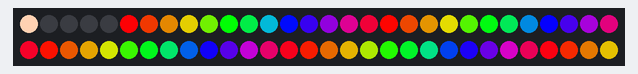
A sketch run on a simulated Arduino Uno, built with avr-gcc and run on an emulated ATmega328P. On the bench: 60 RGB LEDs in strip order, left to right, continuing on the next row.

Above: at 3.06 s.
At 4.45 s:
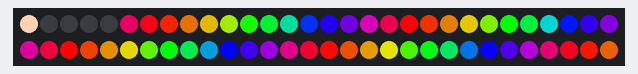
At 5.85 s:
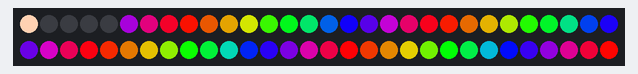
At 8.64 s:
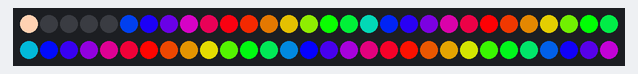
At 13.46 s:
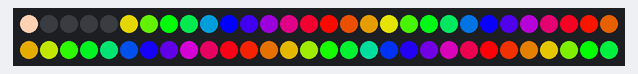
At 17.43 s:
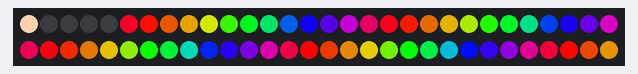

Measured:
- by itself, everything shown: repeats every 13.7 s, in 256 steps

The sketch:

FastLED_ColorTemperature.ino
```cpp
/*
   本例演示针对LED色偏问题的调整，以及利用色温调整功能
   获得特殊的颜色效果。推荐看看官方的示例，是个切换色温的例子。

   多色LED很可能某颜色比另两个颜色亮或者一个颜色比另两个
   颜色暗，导致设置的颜色和显示的颜色出现偏差。不只是LED灯，
   哪怕是苹果手机显示屏也存在不同程度的屏幕偏绿问题。

   FastLED提供两种调节色温、色偏的方法：
   setCorrection() 调节一根灯带的色偏
   FastLED.setTemperature() 调节全部灯带的色温问题
   (色温间的切换只需要改setTemperature()里的参数就可以了，
   灵活运用会很简单地达到类似于TD里adjust HSV top的效果)

   Reference link
   调色温的原理： https://github.com/FastLED/FastLED/wiki/FastLED-Color-Correction
   预设色温枚举型参数定义： http://fastled.io/docs/3.1/group___color_enums.html
*/

//============== Fast LED ==============

#include <FastLED.h>

#define LED_PIN     5

// Information about the LED strip itself
#define NUM_LEDS    60
#define CHIPSET     WS2811
#define COLOR_ORDER GRB
CRGB leds[NUM_LEDS];

int BRIGHTNESS = 255;
bool up = false;

#define TEMPERATURE_1 SodiumVapor
#define TEMPERATURE_2 UncorrectedTemperature

void setup() {
  delay(3000); // power-up safety delay

  //============= Fast LED =============
  // It's important to set the color correction for your LED strip here,
  // so that colors can be more accurately rendered through the 'temperature' profiles
  // FastLED.addLeds<CHIPSET, LED_PIN, COLOR_ORDER>(leds, NUM_LEDS).setCorrection(TypicalSMD5050);

  // 不用预设的色偏数据，也可以根据实际情况调整，写十六进制的RGB就可以，如灯带偏红，则可以写为0xAAFFFF 。
  FastLED.addLeds<CHIPSET, LED_PIN, COLOR_ORDER>(leds, NUM_LEDS).setCorrection(0xAAFFFF);

  //如果全灯带同色，也可以直接用色温去控制，非常稳
  //  CRGB col1 = CHSV(30, 200, 255);
  //  FastLED.addLeds<CHIPSET, LED_PIN, COLOR_ORDER>(leds, NUM_LEDS).setCorrection(col1);
  FastLED.setBrightness( BRIGHTNESS );
}

void loop()
{
  // draw a generic, no-name rainbow
  static uint8_t starthue = 0;
  fill_rainbow( leds + 5, NUM_LEDS - 5, --starthue, 20);

  //FastLED.setTemperature(0x00AAFF); // set temperature to control of the overall output 'color temperature'
  leds[0] = TEMPERATURE_1;            // show indicator pixel
  //
  //  if (up && BRIGHTNESS < 255) {
  //    BRIGHTNESS++;
  //    if (BRIGHTNESS == 255) {
  //      up = false;
  //    }
  //  }
  //  if (up == false) {
  //    BRIGHTNESS--;
  //    if (BRIGHTNESS == 0) {
  //      up = true;
  //    }
  //  }
  //
  //  FastLED.setBrightness( BRIGHTNESS );
  FastLED.show();
  FastLED.delay(50);
}

// FastLED v2.1 provides two color-management controls:
//   (1) color correction settings for each LED strip, and
//   (2) master control of the overall output 'color temperature'
//
// FastLED provides these pre-conigured incandescent color profiles:
//     Candle, Tungsten40W, Tungsten100W, Halogen, CarbonArc,
//     HighNoonSun, DirectSunlight, OvercastSky, ClearBlueSky,
//
// FastLED provides these pre-configured gaseous-light color profiles:
//     WarmFluorescent, StandardFluorescent, CoolWhiteFluorescent,
//     FullSpectrumFluorescent, GrowLightFluorescent, BlackLightFluorescent,
//     MercuryVapor, SodiumVapor, MetalHalide, HighPressureSodium,
//
// FastLED also provides an "Uncorrected temperature" profile
//    UncorrectedTemperature;
```
